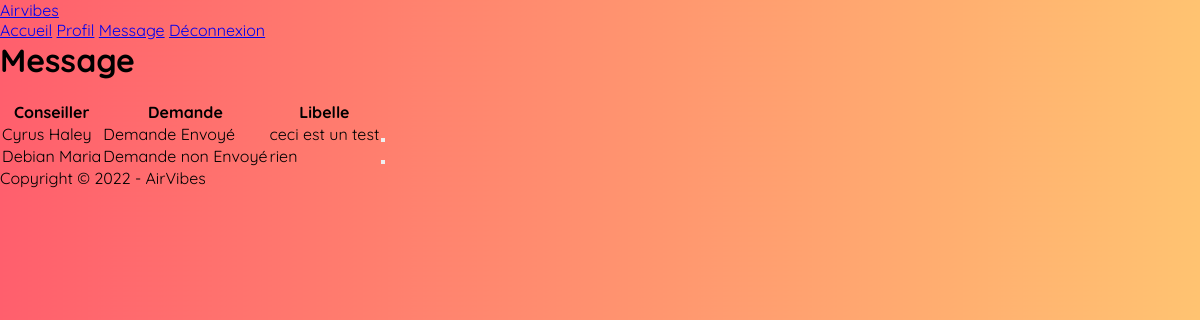
Screenshot of /vues/vue-message.php with the database file from the repository.
### tables this page shows
CREATE TABLE demander
(
  idVisiteur   INT         NOT NULL,
  idConseiller INT         NOT NULL,
  demande      BOOLEAN     NOT NULL,
  libelle      VARCHAR(50) NULL    
);

CREATE TABLE Conseiller
(
  idConseiller    INT          NOT NULL AUTO_INCREMENT,
  nom             VARCHAR(50)  NOT NULL,
  prenom          VARCHAR(50)  NOT NULL,
  emailConseiller VARCHAR(120) NOT NULL,
  mdpConseiller   VARCHAR(15)  NOT NULL,
  PRIMARY KEY (idConseiller)
);

### vues/vue-message.php (the view, shortened to what this page needs)
<?php
include('../sources/config.php');
?>
<?php
$reponse = $connexion->query("SELECT nom , prenom , demande , libelle  FROM demander inner join Conseiller on demander.idConseiller = Conseiller.idConseiller");
?>
<!DOCTYPE html>
<html>
  <head>
    <link rel="stylesheet" href="https://cdnjs.cloudflare.com/ajax/libs/font-awesome/4.7.0/css/font-awesome.min.css">
    <link rel="stylesheet" href="https://cdn.jsdelivr.net/npm/axentix@2.2.0/dist/axentix.min.css">
    <link href="../styles/styles.css" rel="stylesheet" media="all" type="text/css">
</head>
<body class="layout-under-navbar">
<header>
  <div class="navbar-fixed">
      <nav class="navbar shadow-2 white">
        <a href="vue-ca.php"  class="navbar-brand text-amaranth dark-4 navbar-logo navbar-centered">Airvibes</a>
        <div class="navbar-menu ml-auto">
        <a href="../vues/vue-ca.php" class="navbar-link text-red light-2" > Accueil</a>
          <a href="../vues/vue-profil.php" class="navbar-link text-red light-2" > Profil</a>
        <a href="../vues/vue-message.php" class="navbar-link text-red light-2" > Message</a>
        <a href="../controleurs/ctrl-deconnexion.php" class="navbar-link text-red light-2" > Déconnexion</a>
          </div>
      </nav>
  </div>
</header>
  <main>
  <div class="container mt-5" style="padding-right:203px;">
        <div class="card glassmorphism text-white mx-auto shadow-2">
            <div class="card-header text-center" id="offre"> <h1 class="text-center text-white" >Message </h1>
            </div>
        </div>
    <br>
    <div class="card white light-shadow-2 p-3 rounded-2 ">
  <div class="table-responsive">
    <table class="table">
      <thead class="text-amaranth">
        <tr>
          <th>Conseiller</th>
          <th>Demande</th>
          <th>Libelle</th>
         <th></th>
        </tr>
      </thead>
      <?php while ($message = $reponse ->fetch()){?>
      <tbody>
        <tr>
          <td>
        <?php echo $message["nom"] ?> <?php echo $message["prenom"]  ?>
        </td>
        <td>
        <div class="p-2 rounded-4 font-s1 font-w600 green light-4 text-green text-dark-4 d-inline-block">
        <?php if ($message["demande"] == 0){
             echo "Demande non Envoyé";}
             else if ($message["demande"] == 1){
    ?>
            </div>
            <div class="p-2 rounded-4 font-s1 font-w600 blue light-4 text-blue text-dark-3 d-inline-block">
            <?php
                echo "Demande Envoyé";
            } ?>
            </div>
      </td>
      <td>
          <?php echo $message["libelle"] ?>
      </td>
      <td>
        <form action="../controleurs/ctrl-modifier-libelle.php" >
      <button type="submit" class="btn shadow-1 btn-circle text-amaranth dark-4"><span class="iconify-inline" data-icon="mdi:edit"></span></button>
        </form>
      </td>
    <?php } ?>
    </tr>
      </tbody>
    </table>
  </div>
</div>
  </div>
 </main>
 <footer class="footer shadow-5 white">
 <p class="text-center text-red light-2">   Copyright © 2022 - AirVibes </p>
 </footer>
 </body>
 </html>

### styles/styles.css (style rules this page uses)
body { margin: 0 ; padding: 0 ; font-family: 'Quicksand', sans-serif; background: url('../images/fond.jpg'); background-size: cover; }

### rows the page displays
demander: idConseiller.nom "Cyrus", idConseiller.prenom "Haley", demande "Demande Envoyé", libelle "ceci est un test"
demander: idConseiller.nom "Debian", idConseiller.prenom "Maria", demande "Demande non Envoyé", libelle "rien"
